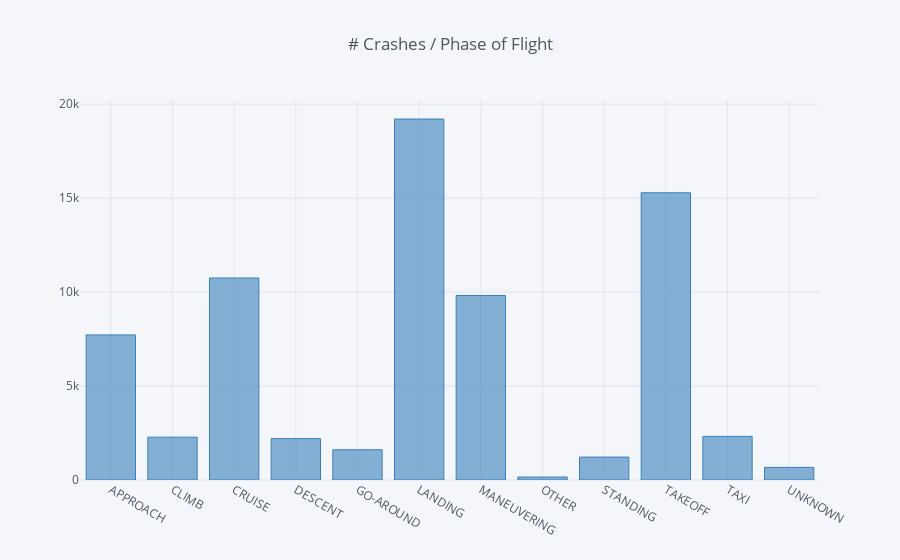

Here is the notebook cell this chart was saved with:
### Code cell
by_phase = crash_data.groupby('Broad.Phase.of.Flight').count()
by_phase.iplot(kind='bar',y='Event.Id', color='blue', title='# Crashes / Phase of Flight')

### Figure 1 — Plotly figure (JSON) as saved in the notebook; plotly's stock layout.template omitted (floating-point values rounded to 4 significant figures)
{"data": [{"marker": {"color": "rgba(55, 128, 191, 0.6)", "line": {"color": "rgba(55, 128, 191, 1.0)", "width": 1}}, "name": "Event.Id", "orientation": "v", "text": "", "type": "bar", "x": ["APPROACH", "CLIMB", "CRUISE", "DESCENT", "GO-AROUND", "LANDING", "MANEUVERING", "OTHER", "STANDING", "TAKEOFF", "TAXI", "UNKNOWN"], "y": [7720, 2279, 10749, 2202, 1608, 19209, 9818, 157, 1219, 15284, 2322, 672]}], "layout": {"legend": {"bgcolor": "#F5F6F9", "font": {"color": "#4D5663"}}, "paper_bgcolor": "#F5F6F9", "plot_bgcolor": "#F5F6F9", "title": "# Crashes / Phase of Flight", "titlefont": {"color": "#4D5663"}, "xaxis1": {"gridcolor": "#E1E5ED", "showgrid": true, "tickfont": {"color": "#4D5663"}, "title": "", "titlefont": {"color": "#4D5663"}, "zerolinecolor": "#E1E5ED"}, "yaxis1": {"gridcolor": "#E1E5ED", "showgrid": true, "tickfont": {"color": "#4D5663"}, "title": "", "titlefont": {"color": "#4D5663"}, "zerolinecolor": "#E1E5ED"}}}
